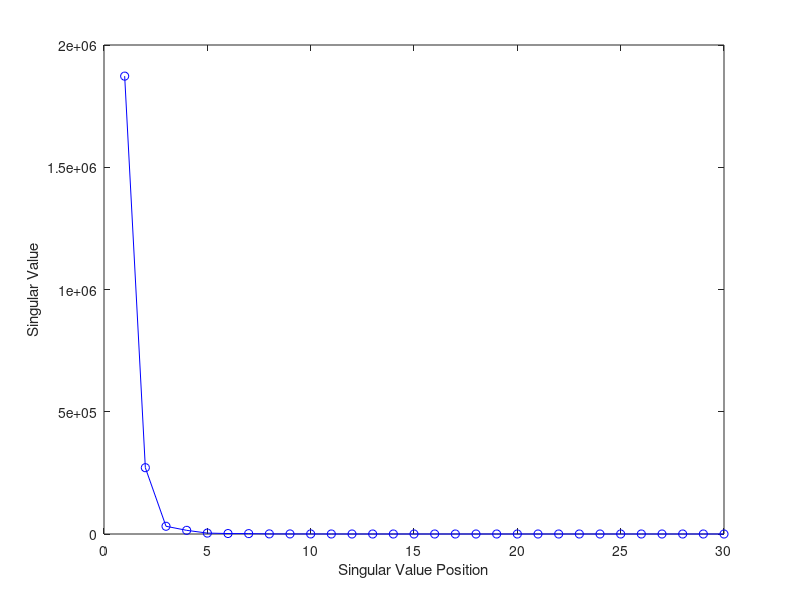
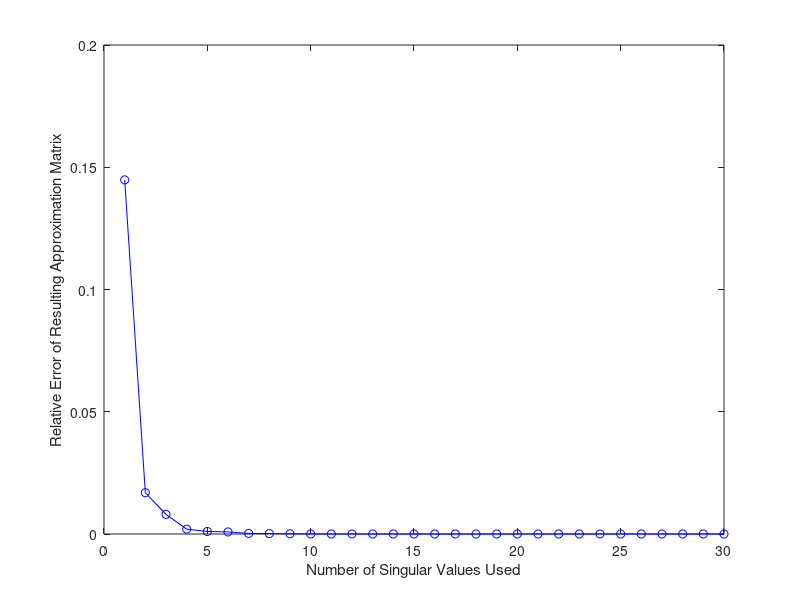

Source code (MATLAB) for these figures, in order:
%% Finding the singular value decomposition (SVD) of a random m x n matrix
% using the building in MATLAB command 
clc
clear

% define number of rows and columns of matrix A
m = 10; 
n = 10;

% create random matrix of size m x n 
A1 = rand(m,n)

% find SVD decomposition of A
[U,Sigma,V] = svd(A1)

%% Finding a low-rank approximation of A using its SVD with a define spectrum
% create random matrix of size 30 x 30 with a given spectrum and find its SVD
evals = [100000 70000 9000 2000 1500 900 700 300 200 121 25 10 5 2 1 0.945 ...
    0.9 0.877 0.843 0.8 0.75 0.7 0.4 0.3 0.004 0.0032 0.002 0.0002 0.0001 ...
    0.0001]; % define the spectrum

Adiag = diag(evals,0); % create a diagonal matrix with eigenvalue entries
T = rand(30); % create a random 30 x 30 matrix
A = T * Adiag * inv(T); % perform a similarity transformation to maintain the spectrum
[U_k,Sigma,V_k] = svd(A); % find SVD 

% plot the singular values
fig1 = figure; clf;
plot(diag(Sigma),'bo-')
xlabel('Singular Value Position')
ylabel('Singular Value')

% decide how many singular values to keep, ksigma<30
% change this value to see how the error differs
ksigma = 1;

% find the best rank k approximation of A by using a linear combination of
% outerproducts with the singular value of A as the weights
A_best = zeros(size(A));
for i = 1:ksigma
    A_best = A_best + (Sigma(i,i) * U_k(:,i) * V_k(:,i)');
end

A_best;

% find the error of the best rank k approximation of A
err = norm(A-A_best);
err_A_best = norm(err)/norm(A)

% plot error as a function of the rank k approximation of A 
A_best = zeros(size(A));
err_list = zeros(30,1);
for k = 1:30
    A_best = zeros(size(A));
    for i = 1:k
        A_best = A_best + (Sigma(i,i) * U_k(:,i) * V_k(:,i)');
    end
    err_list(i) = norm(A-A_best)/norm(A);
end

% create figure of relative error as a function of the number of singular
% values used
fig2 = figure; clf;
plot(err_list,'bo-')
xlabel('Number of Singular Values Used') 
ylabel('Relative Error of Resulting Approximation Matrix') 

%% Find the pseudo-inverse of A using built-in MATLAB command
% define A as a rank-deficient matrix
A = [-1 1 0; -1 0 1; 0 -1 1]
b = [900; -601; 10]

A\b % note this gives no solution if A is non-singular

% built in pesudeo-inverse command "pinv", works for any case
pinvA = pinv(A)
pinvA*b %solves issue with least squares solution

%% Finding the principal components of a matrix using SVD, the built-in MATLAB command, and the standard PCA technique
% create random m x n matrix
m=5;
n=4;
A = rand(m,n)

% column-center the matrix
colcentered_A = zeros(size(A));
for i = 1:m
    for j = 1:n
        colcentered_A(i,j) = A(i,j)-mean(A(:,j));
    end
end

% find the V matrix of SVD as the principal components of A
[~,~,V] =svd(colcentered_A)

% PCA of matrix A using MATLAB command
coeff = pca(A) % note that V = coeff matrix (vectors may differ by a factor of -1)

% PCA by hand 
% standardize matrix
standardize_A = zeros(size(A));
for i = 1:m
    for j = 1:n
        standardize_A(i,j) = (A(i,j)-mean(A(:,j)))/std(A(:,j)); % here we choose to standardize the columns
    end
end
covariance = cov(A); % find the covariance matrix 
[V1,D1] = eig(covariance); % find the eigenvalues and eigenvectors 
[d, ind] = sort(diag(D1), 'descend'); % sort the eigenvalues and eigenvectors
Ds = D1(ind,ind);
Vs = V1(:,ind) % note Vs = V = coeff (may differ by factor of -1)

% choose how many principal components to keep
k = 2;
feat_vec = coeff(:,1:k)
project = standardize_A*feat_vec % project the centered matrix onto the feature vector
